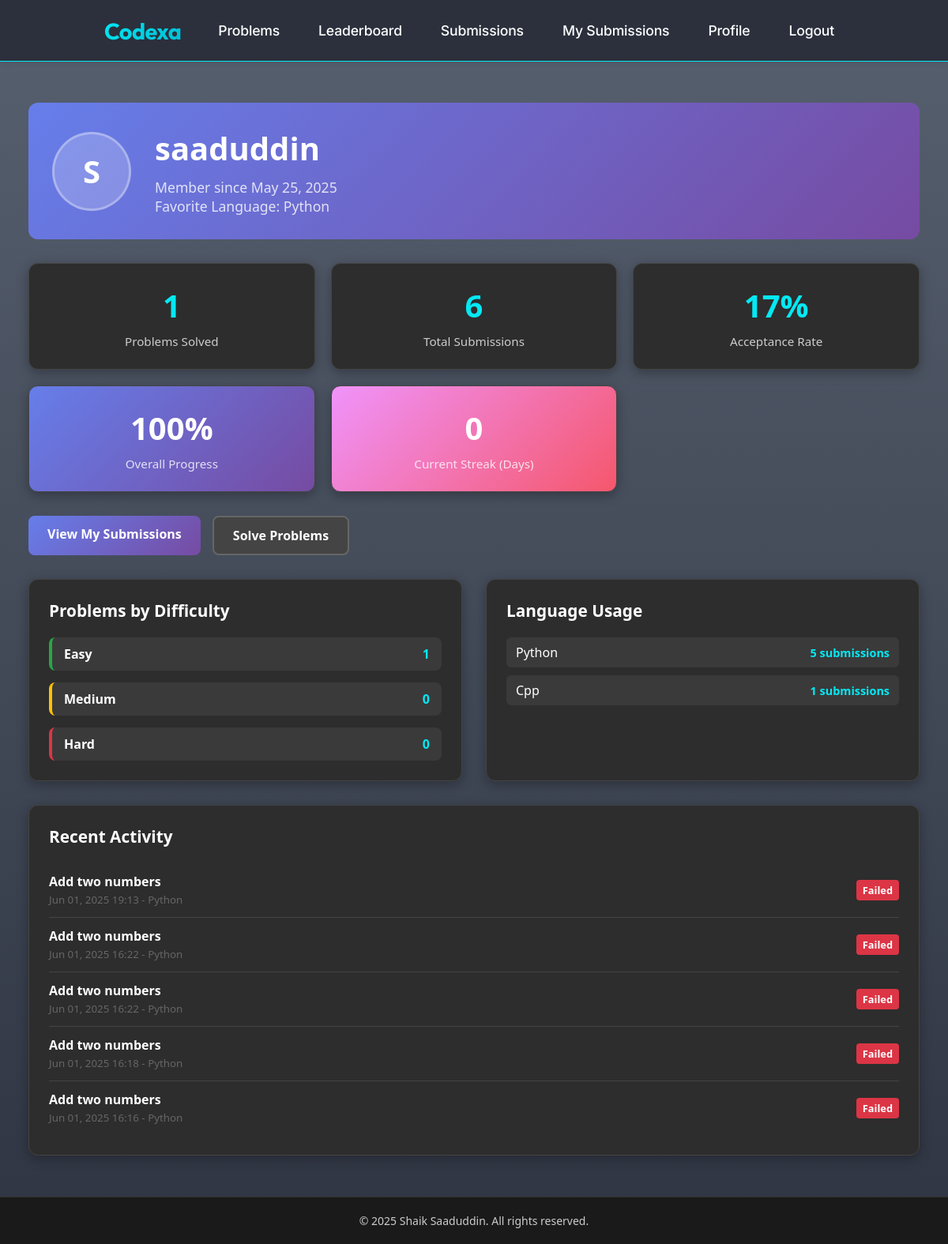
/auth/profile/ (signed in), run on an earlier commit of the app's database.
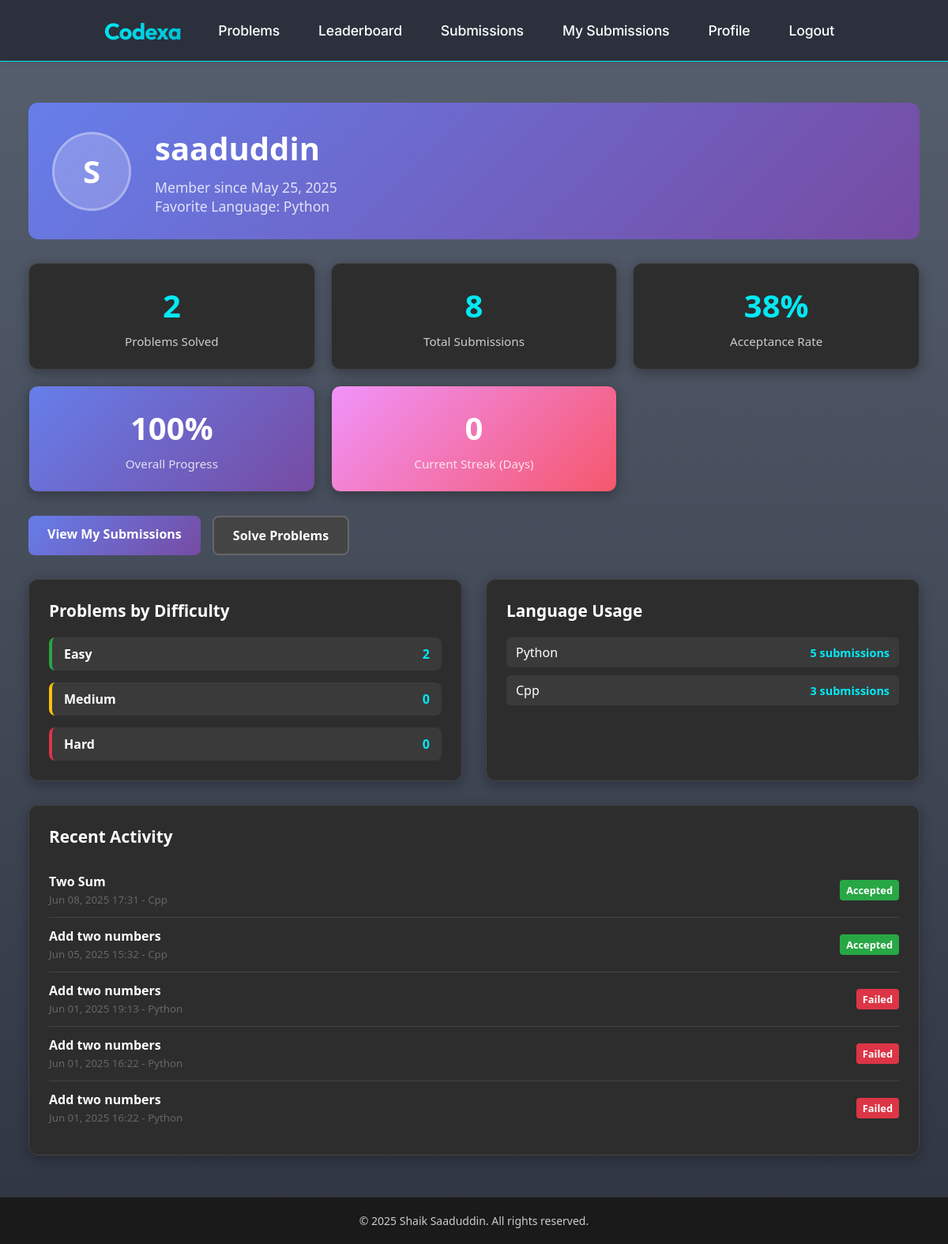
And on a later commit of the database.
### compiler/models.py (models this page shows, shortened)
class CodeSubmission(models.Model):
    LANGUAGE_CHOICES = [
        ('python', 'Python'),
        ('cpp', 'C++'),
        ('java', 'Java'),
        ('c', 'C'),
    ]
    user = models.ForeignKey(User, on_delete=models.CASCADE, related_name='submissions')
    problem = models.ForeignKey(Problem, on_delete=models.CASCADE, null=True, blank=True, related_name='submissions')
    language = models.CharField(max_length=10, choices=LANGUAGE_CHOICES)
    code = models.TextField()
    output = models.TextField(blank=True)
    error_message = models.TextField(blank=True)
    execution_time = models.FloatField(default=0.0)
    is_correct = models.BooleanField(default=False)
    submitted_at = models.DateTimeField(auto_now_add=True)
    class Meta:
        ordering = ['-submitted_at']

### problems/models.py (models this page shows, shortened)
class Problem(models.Model):
    title = models.CharField(max_length=200)
    description = models.TextField()
    difficulty = models.CharField(max_length=50)
    sample_input = models.TextField(null=True, blank=True)
    sample_output = models.TextField(null=True, blank=True)

### accounts/views.py (the view)
# urls.py: path('profile/', profile, name='profile'),
@login_required
def profile(request):
    if request.user.is_authenticated:
        user_submissions = CodeSubmission.objects.filter(user=request.user)
        submission_count = user_submissions.count()
        solved_problems_query = user_submissions.filter(is_correct=True).values('problem').distinct()
        solved_count = solved_problems_query.count()
        if submission_count > 0:
            correct_submissions = user_submissions.filter(is_correct=True).count()
            acceptance_rate = round((correct_submissions / submission_count) * 100)
        else:
            acceptance_rate = 0
        solved_problem_ids = [sub['problem'] for sub in solved_problems_query if sub['problem']]
        solved_problems_by_difficulty = Problem.objects.filter(
            id__in=solved_problem_ids
        ).values('difficulty').annotate(count=Count('id'))
        difficulty_stats = {'Easy': 0, 'Medium': 0, 'Hard': 0}
        for stat in solved_problems_by_difficulty:
            difficulty_stats[stat['difficulty']] = stat['count']
        language_stats = user_submissions.values('language').annotate(
            count=Count('id')
        ).order_by('-count')
        favorite_language = language_stats.first()['language'] if language_stats else 'None'
        recent_submissions = user_submissions.select_related('problem').order_by('-submitted_at')[:5]
        today = timezone.now().date()
        current_streak = 0
        check_date = today
        while True:
            day_submissions = user_submissions.filter(
                is_correct=True,
                submitted_at__date=check_date  # Fixed field name
            ).exists()
            if day_submissions:
                current_streak += 1
                check_date -= timedelta(days=1)
            else:
                break
            if current_streak > 365:
                break
        total_problems = Problem.objects.count()
        progress_percentage = round((solved_count / total_problems * 100)) if total_problems > 0 else 0
        context = {
            'submission_count': submission_count,
            'solved_count': solved_count,
            'acceptance_rate': acceptance_rate,
            'recent_submissions': recent_submissions,
            'difficulty_stats': difficulty_stats,
            'language_stats': language_stats,
            'favorite_language': favorite_language,
            'current_streak': current_streak,
            'total_problems': total_problems,
            'progress_percentage': progress_percentage,
        }
        template = loader.get_template('profile.html')
        return HttpResponse(template.render(context, request))
    else:
        messages.error(request, 'You are not logged in')
        return redirect('/auth/login/')

### accounts/templates/profile.html (shortened to what the changed rows need)
{% extends "base.html" %}
{% load static %}
{% block content %}
<div class="profile-container">
    <div class="profile-header">
        <div class="profile-info">
            <h1>{{ request.user.username }}</h1>
        </div>
    </div>
    <div class="profile-stats">
        <div class="stat-card">
            <div class="stat-value">{{ solved_count|default:"0" }}</div>
            <div class="stat-label">Problems Solved</div>
        </div>
        <div class="stat-card">
            <div class="stat-value">{{ submission_count|default:"0" }}</div>
            <div class="stat-label">Total Submissions</div>
        </div>
        <div class="stat-card">
            <div class="stat-value">{{ acceptance_rate|default:"0" }}%</div>
            <div class="stat-label">Acceptance Rate</div>
        </div>
    </div>
    <div class="stats-section">
        <div class="stats-card">
            <div class="difficulty-stats">
                <div class="difficulty-item difficulty-easy">
                    <span class="difficulty-label">Easy</span>
                    <span class="difficulty-count">{{ difficulty_stats.Easy }}</span>
                </div>
            </div>
        </div>
        <div class="stats-card">
            <div class="language-stats">
                {% for lang_stat in language_stats %}
                    <div class="language-item">
                        <span class="language-name">{{ lang_stat.language|title }}</span>
                        <span class="language-count">{{ lang_stat.count }} submissions</span>
                    </div>
                {% empty %}
                    <p style="text-align: center; color: #777;">No submissions yet</p>
                {% endfor %}
            </div>
        </div>
    </div>
    <div class="recent-activity">
        {% if recent_submissions %}
            {% for submission in recent_submissions %}
                <div class="activity-item">
                    <div>
                        <div class="activity-problem">
                            {% if submission.problem %}
                                {{ submission.problem.title }}
                            {% else %}
                                Practice Submission
                            {% endif %}
                        </div>
                        <small style="color: #666;">{{ submission.submitted_at|date:"M d, Y H:i" }} - {{ submission.language|title }}</small>
                    </div>
                    <span class="activity-status {% if submission.is_correct %}status-accepted{% else %}status-failed{% endif %}">
                        {% if submission.is_correct %}Accepted{% else %}Failed{% endif %}
                    </span>
                </div>
            {% endfor %}
        {% else %}
            <div class="activity-empty">
                <p>No recent activity. Start solving problems!</p>
            </div>
        {% endif %}
    </div>
</div>
{% endblock %}

What changed in the data, as far as the page shows it:
no longer on this page (row unchanged): CodeSubmission: problem "Add two numbers", submitted_at "Jun 01, 2025 16:18", language "Python", is_correct "Failed"
no longer on this page (row unchanged): CodeSubmission: problem "Add two numbers", submitted_at "Jun 01, 2025 16:16", language "Python", is_correct "Failed"
added CodeSubmission: problem "Two Sum", submitted_at "Jun 08, 2025 17:31", language "Cpp", is_correct "Accepted"
added CodeSubmission: problem "Add two numbers", submitted_at "Jun 05, 2025 15:32", language "Cpp", is_correct "Accepted"
Also different on the page:
{{ solved_count|default:"0" }}: "1" → "2"
{{ submission_count|default:"0" }}: "6" → "8"
{{ acceptance_rate|default:"0" }}: "17" → "38"
{{ difficulty_stats.Easy }}: "1" → "2"
new list line: "Cpp 3 submissions"
list line gone: "Cpp 1 submissions"
